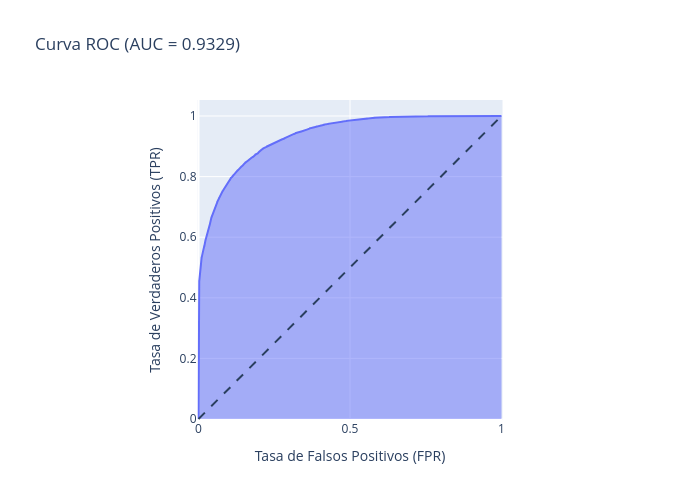

Here is the notebook cell this chart was saved with:
### Markdown cell above
### Curva ROC
La curva ROC enfrenta la tasa de verdaderos positivos (TPR) frente a la de falsos positivos (FPR) según el umbral; el AUC resume su calidad (0.5 = azar, 1 = perfecto).

### Code cell
fpr, tpr, thresholds = roc_curve(y_test, proba)

fig = px.area(
    x=fpr, y=tpr,
    title=f'Curva ROC (AUC = {auc:.4f})',
    labels=dict(x='Tasa de Falsos Positivos (FPR)', y='Tasa de Verdaderos Positivos (TPR)'),
    width=700, height=500,
)
fig.add_shape(type='line', line=dict(dash='dash'), x0=0, x1=1, y0=0, y1=1)
fig.update_yaxes(scaleanchor='x', scaleratio=1)
fig.update_xaxes(constrain='domain')
fig.show()

### Figure 1 — Plotly figure (JSON) as saved in the notebook; plotly's stock layout.template omitted (floating-point values rounded to 4 significant figures; data arrays with more than 128 entries replaced by an {"elided": "..."} marker saying what was removed)
{"data": [{"fillpattern": {"shape": ""}, "hovertemplate": "Tasa de Falsos Positivos (FPR)=%{x}<br>Tasa de Verdaderos Positivos (TPR)=%{y}<extra></extra>", "legendgroup": "", "line": {"color": "#636efa"}, "marker": {"symbol": "circle"}, "mode": "lines", "name": "", "orientation": "v", "showlegend": false, "stackgroup": "1", "type": "scatter", "x": {"elided": "6236 float values"}, "xaxis": "x", "y": {"elided": "6236 float values"}, "yaxis": "y"}], "layout": {"height": 500, "legend": {"tracegroupgap": 0}, "shapes": [{"line": {"dash": "dash"}, "type": "line", "x0": 0, "x1": 1, "y0": 0, "y1": 1}], "title": {"text": "Curva ROC (AUC = 0.9329)"}, "width": 700, "xaxis": {"anchor": "y", "constrain": "domain", "domain": [0.0, 1.0], "title": {"text": "Tasa de Falsos Positivos (FPR)"}}, "yaxis": {"anchor": "x", "domain": [0.0, 1.0], "scaleanchor": "x", "scaleratio": 1, "title": {"text": "Tasa de Verdaderos Positivos (TPR)"}}}}
